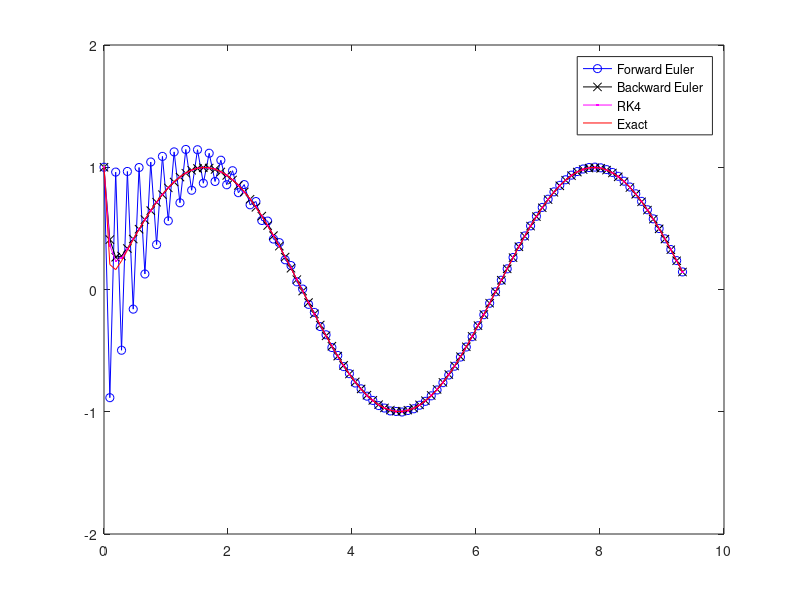

Here is the MATLAB script that generated this plot:
% This script explores numerical solutions of
%     y' + a*y = a*sin(t), y(0) = 1
% using
%  * Forward Euler,
%  * Backward Euler, and
%  * 4th order Runge-Kutta

% Define basic parameters

t0 = 0;       % initial time
t1 = 3*pi;    % final   time
y0 = 1;       % initial y value
nsteps = 100; % number of time steps
a = 20;       % parameter

h = (t1-t0)/nsteps;

% Create arrays to hold time and y values
t = zeros([nsteps,1]);
y = zeros([nsteps,1]);  % approx with Forward euler
z = zeros([nsteps,1]);  % approx with Backward euler
w = zeros([nsteps,1]);  % approx with RK4

% run Forward Euler

t(1) = t0;    % initial condition
y(1) = y0;    % initial condition
for k=2:nsteps
  t(k) = t(k-1) + h;
  y(k) = y(k-1) + h*a*(sin(t(k-1))-y(k-1));
end

% run Backward Euler

t(1) = t0;    % initial condition
z(1) = y0;    % initial condition
for k=2:nsteps
  t(k) = t(k-1) + h;
  z(k) = (z(k-1) + h*a*sin(t(k)))/(1+h*a);
end

% run RK4

t(1) = t0;    % initial condition
w(1) = y0;    % initial condition

f = @(t,y) (a*sin(t)-a*y);
for k=2:nsteps
  t(k) = t(k-1) + h;
  k1 = h*f(t(k-1),w(k-1));
  k2 = h*f(t(k-1) + h/2, w(k-1) + k1/2);
  k3 = h*f(t(k-1) + h/2, w(k-1) + k2/2);
  k4 = h*f(t(k-1) + h, w(k-1) + k3);
  w(k) = w(k-1) + (k1 + 2*k2 + 2*k3 + k4)/6;
end

% get exact solution
ytruth = @(t) ((a^2+a+1)*exp(-a*t) + a^2*sin(t) - a*cos(t))/(1+a^2);

% plot all solutions together

plot(t,y,'bo-')
hold on
plot(t,z,'kx-')
plot(t,w,'m.-')
plot(t,ytruth(t),'r-')

legend('Forward Euler','Backward Euler','RK4','Exact')
ylim([-2,2])
